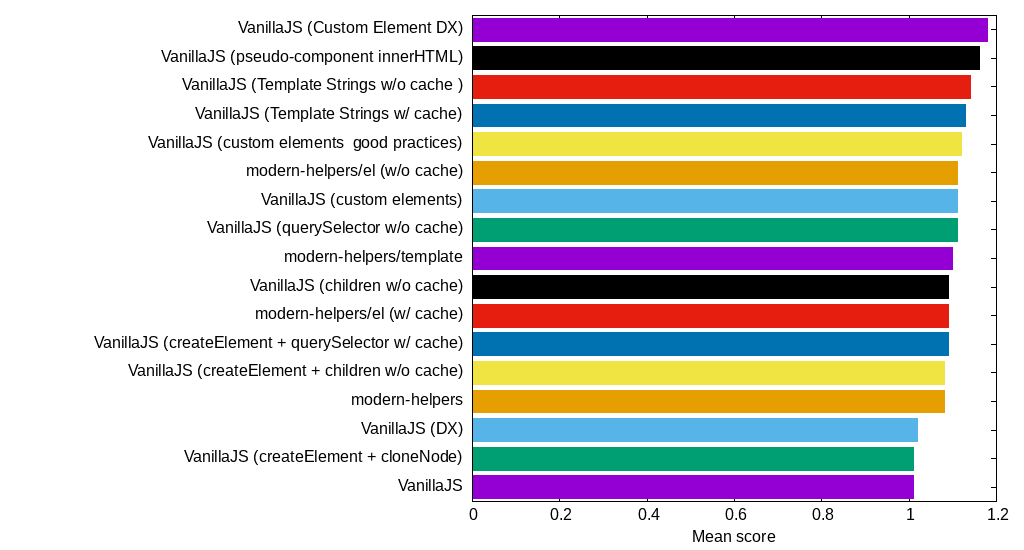

The script that saved this image:
working_directory = system("dirname ".ARG0)."/"
data_file = working_directory."data.csv"
output_file = working_directory."mean-vanilla-modern.png"
set output output_file

set term png size 1024,550 font 'Liberation Sans,12'

set style fill solid
#set boxwidth 0.7
set yrange [0:*]
set xrange [0:1.2]
set xlabel "Mean score"
unset key
set datafile separator ","

myBoxWidth = 0.8
set offsets 0,0,0.5-myBoxWidth/2.,0.5

plot '<(egrep "^(VanillaJS|modern)" '.data_file.')' using 0:0:(0):13:($0-myBoxWidth/2.):($0+myBoxWidth/2.):($0+1):ytic(1) with boxxyerror lc variable
